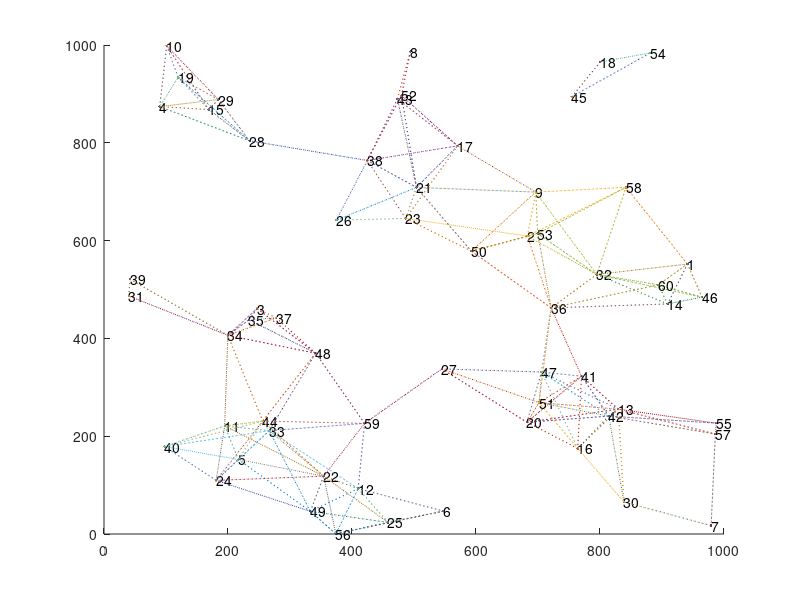

Source code (MATLAB): (Note: this script raises an error after producing the figure.)
clear;
noOfNodes  = 60;
%rand('state', 0);
figure(1);
clf;
hold on;
L = 1000;
R = 200; % maximum range;
netXloc = rand(1,noOfNodes)*L;
netYloc = rand(1,noOfNodes)*L;
for i = 1:noOfNodes
    plot(netXloc(i), netYloc(i), '.');
    text(netXloc(i), netYloc(i), num2str(i));
    for j = 1:noOfNodes
        distance = sqrt((netXloc(i) - netXloc(j))^2 + (netYloc(i) - netYloc(j))^2);
        if distance <= R
            matrix(i, j) = 1;   % there is a link;
            matrix(j, i) = 1;   % there is a link;
            line([netXloc(i) netXloc(j)], [netYloc(i) netYloc(j)], 'LineStyle', ':');
        else
            matrix(i, j) = inf;
            matrix(j, i) = inf;
        end;
    end;
end;


activeNodes = [];
for i = 1:noOfNodes,
    % initialize the farthest node to be itself;
    farthestPreviousHop(i) = i;     % used to compute the RTS/CTS range;
    farthestNextHop(i) = i;
end;

[path, totalCost, farthestPreviousHop, farthestNextHop] = dijkstra(noOfNodes, matrix, 1, 15, farthestPreviousHop, farthestNextHop);
path
totalCost
if length(path) ~= 0
    for i = 1:(length(path)-1)
        line([netXloc(path(i)) netXloc(path(i+1))], [netYloc(path(i)) netYloc(path(i+1))], 'Color','r','LineWidth', 0.50, 'LineStyle', '-.');
    end;
end;
hold off;
return;
